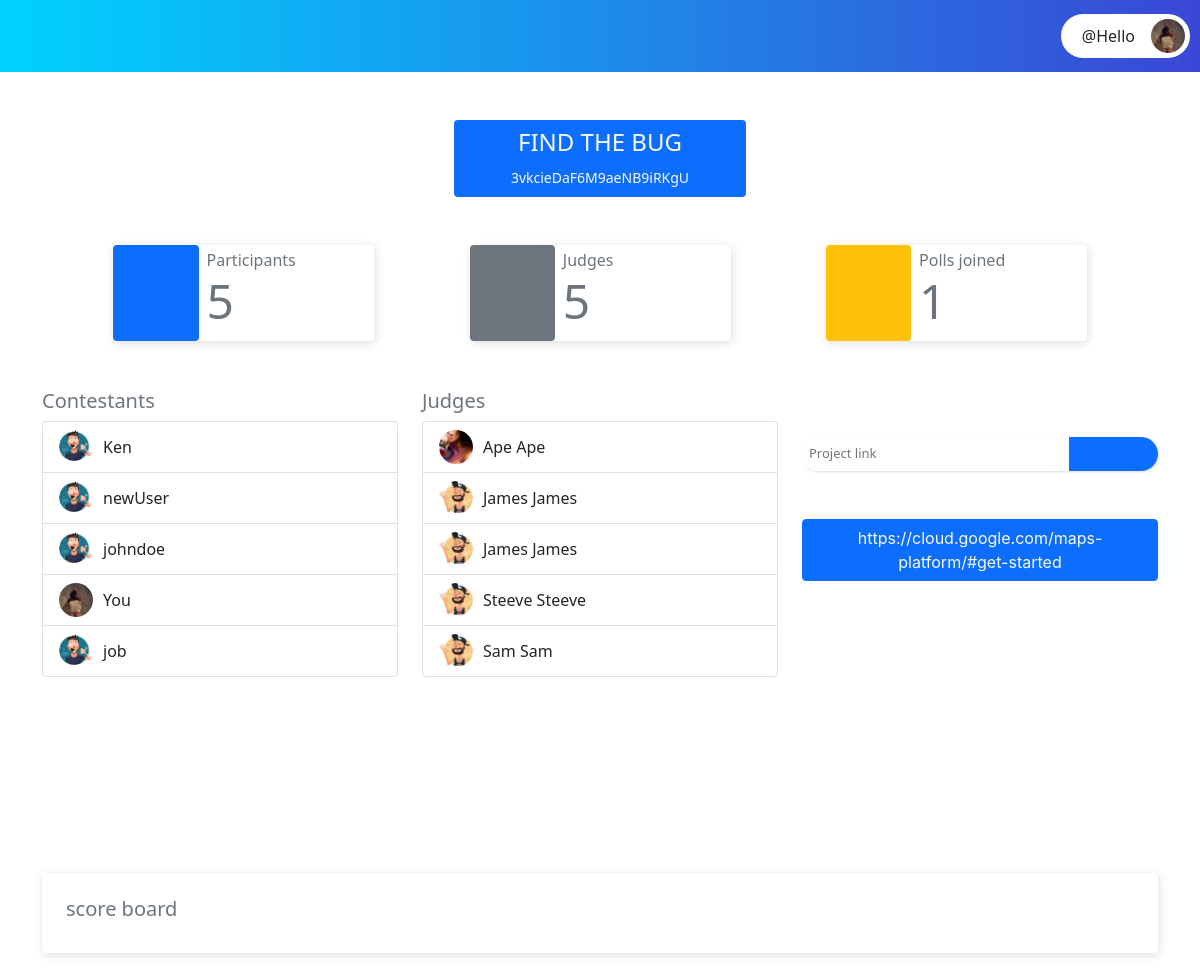
/participants/en/dashboard/poll/3vkcieDaF6M9aeNB9iRKgU/ (signed in), run on an earlier commit of the app's database.
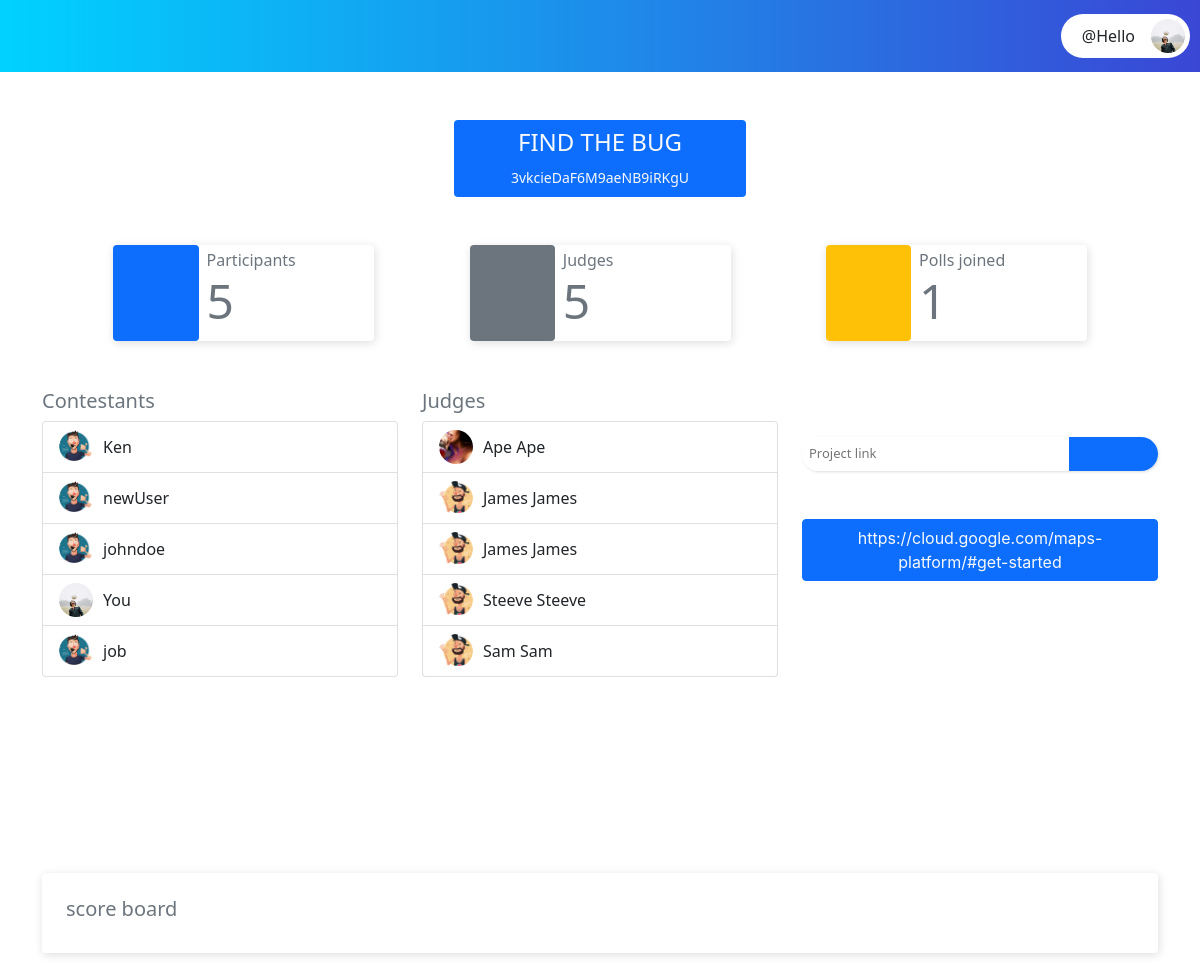
And on a later commit of the database.
### core/models.py (models this page shows, shortened)
class CustomUser(AbstractUser):
    GENDER = [
        ('Male', 'Male'),
        ('Female', 'Female'),
    ]
    id =  models.UUIDField(unique=True, primary_key=True, default=uuid.uuid4, editable=False)
    email = models.EmailField(unique=True)
    gender = models.CharField(max_length=6, choices=GENDER, default=GENDER[0])
    dob = models.DateField(null=True)
    is_participant = models.BooleanField(default=False)
    is_judge = models.BooleanField(default=False)
    is_admin = models.BooleanField(default=False)

### participants/models.py (models this page shows, shortened)
class Participant(models.Model):
    STACKS = [
        ('FrontEnd', 'FrontEnd'),
        ('BackEnd', 'BackEnd'),
        ('FullStack', 'FullStack'),
    ]
    id = models.UUIDField(default=uuid.uuid4, unique=True, editable=False, primary_key=True)
    user = models.OneToOneField(CustomUser, on_delete=models.CASCADE)
    image = models.ImageField(default="participant_image.png", upload_to="participant_profile_images")
    stack = models.CharField(max_length=30, choices=STACKS, default=STACKS[0])

class ParticipantPolls(models.Model):
    id = models.UUIDField(default=uuid.uuid4, unique=True, editable=False, primary_key=True)
    polls = models.ForeignKey(Polls, on_delete=models.CASCADE)
    project_link = models.CharField(max_length=100, blank=True, default='')
    participant = models.ForeignKey(Participant, on_delete=models.CASCADE)
    vote_count = models.PositiveIntegerField(default=0)
    is_uploaded = models.BooleanField(default=False)
    total_rating = models.PositiveIntegerField(default=0, blank=True, help_text="total nuber of rating")
    timestamp = models.DateTimeField(auto_now=timezone.now)
    class Meta:
        ordering = ['-total_rating']

### participants/views.py (the view)
# urls.py: path('dashboard/poll/<poll_address>/', ParticipantPollsDashboard.as_view(), name='participant_poll'),
class ParticipantPollsDashboard(LoginRequiredMixin, TemplateView):
    template_name = "participants/polls_dashboard.html"
    def get_context_data(self, **kwargs: Any) -> Dict[str, Any]:
        context = super().get_context_data(**kwargs)
        poll_address = kwargs.get('poll_address')
        current_poll = get_object_or_404(Polls, address=poll_address)
        participant = Participant.objects.get(user=self.request.user)
        all_participants = ParticipantPolls.objects.filter(polls=current_poll)
        participant_poll = ParticipantPolls.objects.get(
            participant=participant,
            polls=current_poll
        )
        judges = JudgesPoll.objects.filter(polls=current_poll)
        context['participants'] = all_participants
        context['polls'] = ParticipantPolls.objects.filter(participant=participant)
        context['current_poll'] = current_poll
        context['poll_address'] = poll_address
        context['judges'] = judges
        context['participant_poll'] = participant_poll
        return context

### participants/templates/participants/polls_dashboard.html (shortened to what the changed rows need)
{% extends 'participants/dashboard.html' %}
{% load static %}
{% block dashboard_content %}
            <div class="main-content p-3 mt-4">
                <div class="participant-list-wrapper mt-5 pb-5 container">
                    <div class="row justify-content-even">
                        <div class="col-sm-12 col-md-4">
                            <ul class="list-group participant-list ">
                                {% for users in participants %}
                                <li class="list-group-item">
                                    <div class="d-flex align-items-center">
                                        {% if user.username == users.participant.user.username %}
                                        <div class="p-image">
                                            <img src="{{ user.participant.image.url }}" alt="participant profile image ">
                                        </div>
                                        <div class="p-text">
                                            <span>You</span>
                                        </div>
                                        {% endif %}
                                    </div>
                                </li>
                                {% endfor %}
                            </ul>
                        </div>
                        <div class="col-sm-12 col-md-4">
                            <div class="upload-link">
                                <form method="POST" id="projectLinkForm">
                                    <div class="ads-input-wrapper d-flex my-5">
                                        <input type="text" name="projectLink" id="projectLink" placeholder="Project link" {% if current_poll.is_uploaded %}disabled{% endif %}>
                                        <button type="submit" id="join-btn" class="bg-primary">
                                        </button>
                                    </div>
                                    {% if participant_poll.is_uploaded %}
                                    <p class="text-center text-light btn btn-primary apple-font">
                                        {{ participant_poll.project_link }}
                                    </p>
                                    {% else %}
                                    <p class="text-muted apple-font">
                                        You have not uploaded any link
                                    </p>
                                    {% endif %}
                                </form>
                            </div>
                        </div>
                    </div>
                </div>
            </div>
{% endblock %}

### participants/templates/participants/dashboard.html (shortened to what this page needs)
{% extends 'core/base.html' %}
{% load static %}
{% load crispy_forms_tags %}
{% block content %}
<div id="main">
    <header>
        <div class="header-content">
            <div class="d-flex justify-content-between align-items-center pl-4 pr-4">
                <div class="menu-btn-container">
                    <button class="menu-btn" onclick="openNav()"><i class="fa fa-bars"></i></button>
                </div>
                <div class="header-controls">
                    {% if user.is_participant %}
                    <a href="{% url 'participant_dashboard' %}" class="text-light"><i class="fa fa-home"></i></a>
                    <a href="{% url 'participant_profile' %}" class="text-light mx-3"><i class="fa fa-user"></i></a>
                    {% elif user.is_judge %}
                    <a href="{% url 'judges_dashboard' %}" class="text-light"><i class="fa fa-home"></i></a>
                    <a href="{% url 'judges_profile' %}" class="text-light mx-3"><i class="fa fa-user"></i></a>
                    {% endif %}
                    <a href="{% url 'logout' %}" class="text-danger ml-3"><i class="fa fa-sign-out-alt"></i></a>
                </div>
                <div class="avatar d-flex align-items-center profile_btn ">
                    <button class="d-flex align-items-center justify-content-center" id="toggleProfile"
                        data-toggle="false">
                        <span class="text-dark mx-3"> @{{ user.username }}</span>
                        <div class="p-image">
                            {% if user.is_participant %}
                            <img src="{{ user.participant.image.url }}" alt="participant_image">
                            {% elif user.is_judge %}
                            <img src="{{ user.judgeprofile.profile_picture.url }}" alt="judges_profile">
                            {% endif %}
                        </div>
                    </button>
                </div>
            </div>
        </div>
    </header>
    <main>
        <div class="main-wrapper">
            <div class="d-flex">
                {% block dashboard_content %}{% endblock %}
            </div>
        </div>
    </main>
</div>
{% endblock %}

What changed in the data, as far as the page shows it:
changed CustomUser "Hello": participant.image: a different picture
changed through a linked row, ParticipantPolls "https://cloud.google.com/maps-platform/#get-started": participant.image: a different picture
